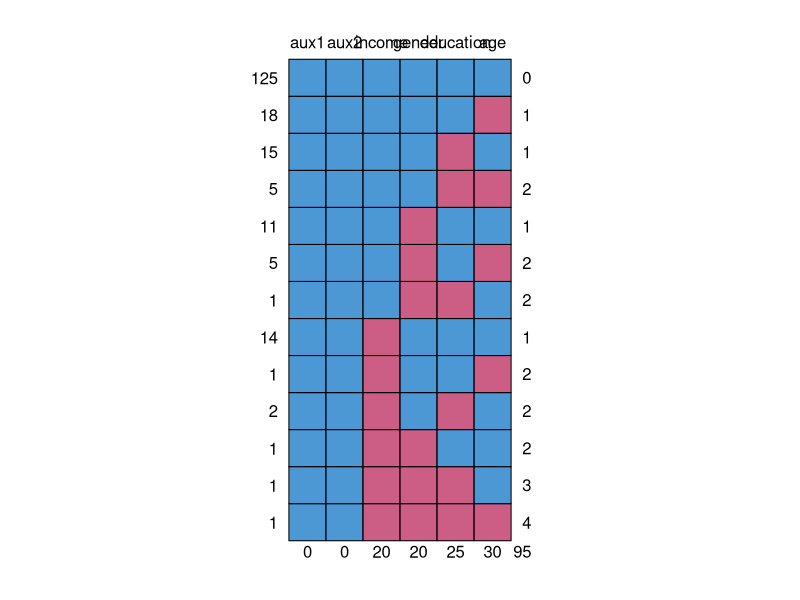
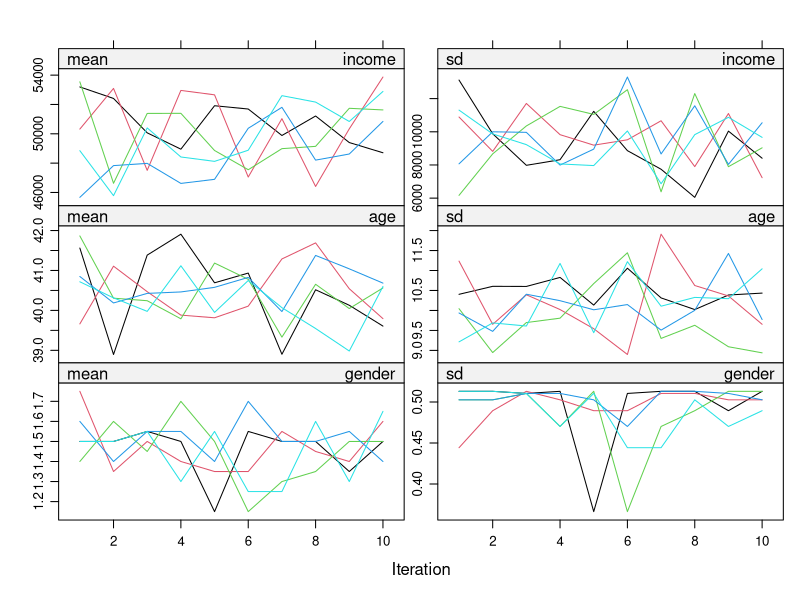
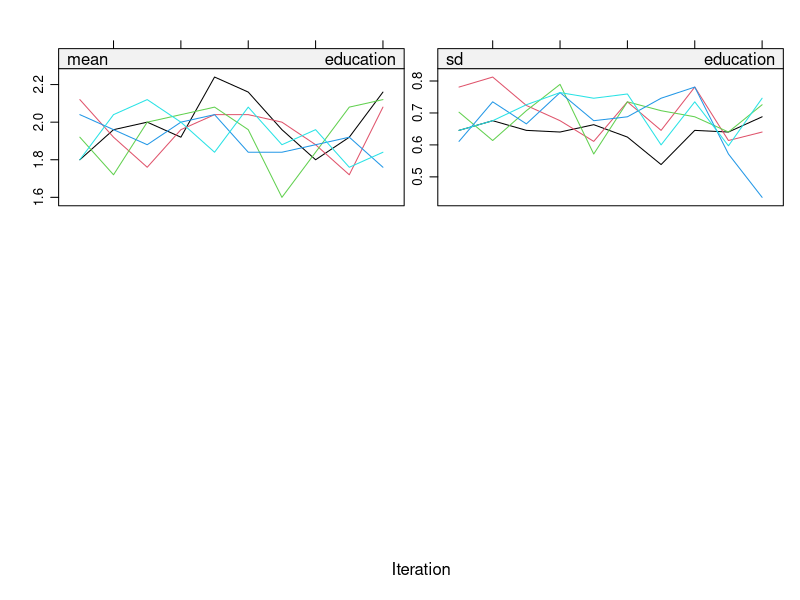

Recreate these plots in R, in order.
# Load packages
library(mice)
library(dplyr)

# Set seed for reproducibility
set.seed(42)

# ----- STEP 1: SIMULATE DATA -----

n <- 200

# Simulate variables
income     <- round(rnorm(n, mean = 50000, sd = 10000), 0)       # Continuous outcome
age        <- rnorm(n, 40, 10)                                   # Continuous predictor
gender     <- rbinom(n, 1, 0.5)                                  # Binary predictor
education  <- factor(sample(c("low", "med", "high"), n, replace = TRUE, prob = c(0.3, 0.5, 0.2)),
                     ordered = TRUE, levels = c("low", "med", "high"))  # Ordinal predictor

# Auxiliary variables (fully observed)
aux1 <- rnorm(n, mean = age + 5, sd = 5)     # Related to age
aux2 <- rnorm(n, mean = income/10000, sd = 2)  # Related to income

# Data frame
df <- data.frame(income, age, gender, education, aux1, aux2)

# ----- STEP 2: INDUCE MISSINGNESS -----

# Introduce missingness in age, gender, and education
df$age[sample(1:n, 30)] <- NA
df$gender[sample(1:n, 20)] <- NA
df$education[sample(1:n, 25)] <- NA
df$income[sample(1:n, 20)] <- NA

md.pattern(df)

# ----- STEP 3: SETUP TYPES -----

df$gender <- factor(df$gender, levels = c(0, 1))
df$education <- ordered(df$education, levels = c("low", "med", "high"))

# ----- STEP 4: USE QUICKPRED -----

# Automatically include auxiliaries as predictors (not imputed)
pred <- quickpred(df, minpuc = 0.2, exclude = "income")

# Optional: verify which variables are used to impute others
print(pred)

# ----- STEP 5: DEFINE IMPUTATION METHODS -----

meth <- make.method(df)
meth["age"]       <- "pmm"     # Continuous
meth["gender"]    <- "logreg"  # Binary
meth["education"] <- "polr"    # Ordinal
meth["income"]    <- "pmm"     # Outcome (if also has missingness)

# Don't impute auxiliaries
meth["aux1"] <- ""
meth["aux2"] <- ""

# ----- STEP 6: RUN MICE -----

imp <- mice(df, m = 5, method = meth, predictorMatrix = pred, maxit = 10, seed = 123)

# Check convergence
plot(imp)

# ----- STEP 7: ANALYZE IMPUTED DATA -----

# Fit linear regression model on imputed datasets
model <- with(imp, lm(income ~ age + gender + education))

# Pool results
pooled <- pool(model)

# Summary of pooled model
summary(pooled)

# Variance table
pool.r.squared(pooled)

